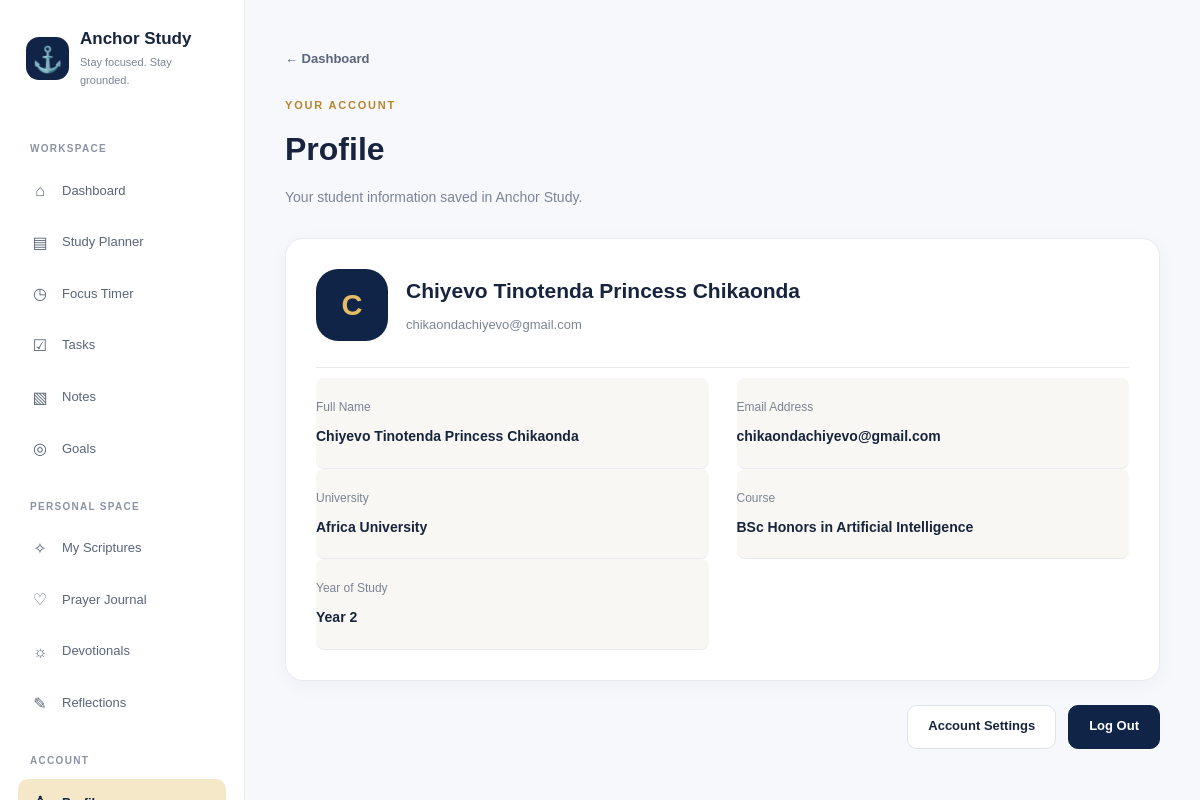
The page /profile (signed in) on the database its author committed.
### models.py (models this page shows)
class User(db.Model):
    id = db.Column(db.Integer, primary_key=True)
    full_name = db.Column(db.String(100), nullable=False)
    email = db.Column(db.String(120), unique=True, nullable=False)
    university = db.Column(db.String(150), nullable=False)
    course = db.Column(db.String(150), nullable=False)
    year_of_study = db.Column(db.Integer, nullable=False)
    password_hash = db.Column(db.String(255), nullable=False)
    created_at = db.Column(db.DateTime, default=datetime.utcnow)
    subjects = db.relationship(
        "Subject",
        backref="user",
        lazy=True,
        cascade="all, delete-orphan"
    )
    study_plans = db.relationship(
        "StudyPlan",
        backref="user",
        lazy=True,
        cascade="all, delete-orphan"
    )
    tasks = db.relationship(
        "Task",
        backref="user",
        lazy=True,
        cascade="all, delete-orphan"
    )
    notes = db.relationship(
        "Note",
        backref="user",
        lazy=True,
        cascade="all, delete-orphan"
    )
    goals = db.relationship(
        "Goal",
        backref="user",
        lazy=True,
        cascade="all, delete-orphan"
    )
    scriptures = db.relationship(
        "Scripture",
        backref="user",
        lazy=True,
        cascade="all, delete-orphan"
    )
    prayer_entries = db.relationship(
        "PrayerEntry",
        backref="user",
        lazy=True,
        cascade="all, delete-orphan"
    )
    reflections = db.relationship(
        "Reflection",
        backref="user",
        lazy=True,
        cascade="all, delete-orphan"
)
    theme = db.Column(
    db.String(30),
    nullable=False,
    default="anchor_classic",
    server_default="anchor_classic"
)
    doodle_style = db.Column(
    db.String(20),
    nullable=False,
    default="off",
    server_default="off"
)

### app.py (the view)
@app.route("/profile")
def profile():
    if "user_id" not in session:
        return redirect(url_for("login"))
    user = db.session.get(User, session["user_id"])
    if not user:
        session.clear()
        return redirect(url_for("login"))
    return render_template("profile.html", user=user)

### templates/profile.html (shortened to what this page needs)
<!DOCTYPE html>
<html lang="en" data-theme="{{ user.theme or 'anchor_classic' }}" data-doodles="{{ user.doodle_style or 'off' }}">
<head>
    <link rel="stylesheet" href="{{ url_for('static', filename='css/style.css') }}">
</head>
<body>
    <aside class="app-sidebar" id="appSidebar">
        <a href="{{ url_for('dashboard') }}" class="sidebar-brand">
            <div class="brand-icon">⚓</div>
            <div>
                <div class="brand-name">Anchor Study</div>
                <div class="brand-tagline">Stay focused. Stay grounded.</div>
            </div>
        </a>
        <nav>
            <div class="sidebar-section">
                <div class="sidebar-label">Workspace</div>
                <a href="{{ url_for('dashboard') }}" class="sidebar-link">
                    <span class="sidebar-icon">⌂</span>
                    <span>Dashboard</span>
                </a>
                <a href="{{ url_for('study') }}" class="sidebar-link">
                    <span class="sidebar-icon">▤</span>
                    <span>Study Planner</span>
                </a>
                <a href="{{ url_for('timer') }}" class="sidebar-link">
                    <span class="sidebar-icon">◷</span>
                    <span>Focus Timer</span>
                </a>
                <a href="{{ url_for('tasks') }}" class="sidebar-link">
                    <span class="sidebar-icon">☑</span>
                    <span>Tasks</span>
                </a>
                <a href="{{ url_for('notes') }}" class="sidebar-link">
                    <span class="sidebar-icon">▧</span>
                    <span>Notes</span>
                </a>
                <a href="{{ url_for('goals') }}" class="sidebar-link">
                    <span class="sidebar-icon">◎</span>
                    <span>Goals</span>
                </a>
            </div>
            <div class="sidebar-section">
                <div class="sidebar-label">Personal Space</div>
                <a href="{{ url_for('scripture') }}" class="sidebar-link">
                    <span class="sidebar-icon">✧</span>
                    <span>My Scriptures</span>
                </a>
                <a href="{{ url_for('prayer_journal') }}" class="sidebar-link">
                    <span class="sidebar-icon">♡</span>
                    <span>Prayer Journal</span>
                </a>
                <a href="{{ url_for('devotionals') }}" class="sidebar-link">
                    <span class="sidebar-icon">☼</span>
                    <span>Devotionals</span>
                </a>
                <a href="{{ url_for('reflections') }}" class="sidebar-link">
                    <span class="sidebar-icon">✎</span>
                    <span>Reflections</span>
                </a>
            </div>
            <div class="sidebar-section">
                <div class="sidebar-label">Account</div>
                <a href="{{ url_for('profile') }}" class="sidebar-link active" aria-current="page">
                    <span class="sidebar-icon">♙</span>
                    <span>Profile</span>
                </a>
            </div>
        </nav>
    </aside>
    <main class="profile-main">
        <div class="profile-container">
            <header class="profile-header">
                <a href="{{ url_for('dashboard') }}" class="back-link">← Dashboard</a>
                <p class="eyebrow">YOUR ACCOUNT</p>
                <h1>Profile</h1>
                <p>Your student information saved in Anchor Study.</p>
            </header>
            <section class="profile-card">
                <div class="profile-heading">
                    <div class="large-avatar">
                        {{ user.full_name[0].upper() if user.full_name else '?' }}
                    </div>
                    <div>
                        <h2>{{ user.full_name }}</h2>
                        <p>{{ user.email }}</p>
                    </div>
                </div>
                <div class="profile-details">
                    <div class="profile-detail">
                        <span>Full Name</span>
                        <strong>{{ user.full_name or 'Not provided' }}</strong>
                    </div>
                    <div class="profile-detail">
                        <span>Email Address</span>
                        <strong>{{ user.email or 'Not provided' }}</strong>
                    </div>
                    <div class="profile-detail">
                        <span>University</span>
                        <strong>{{ user.university or 'Not provided' }}</strong>
                    </div>
                    <div class="profile-detail">
                        <span>Course</span>
                        <strong>{{ user.course or 'Not provided' }}</strong>
                    </div>
                    <div class="profile-detail">
                        <span>Year of Study</span>
                        <strong>
                            {% if user.year_of_study %}
                                Year {{ user.year_of_study }}
                            {% else %}
                                Not provided
                            {% endif %}
                        </strong>
                    </div>
                </div>
            </section>
            <div class="account-actions">
                <a href="{{ url_for('settings') }}" class="secondary-button">
                    Account Settings
                </a>
                <a href="{{ url_for('logout') }}" class="primary-button">
                    Log Out
                </a>
            </div>
        </div>
    </main>
</body>
</html>

### static/css/style.css (style rules this page uses)
:root { --navy: #102a43; --navy-dark: #0b1f33; --navy-light: #1f4668; --gold: #c89b3c; --gold-light: #f1dfad; --cream: #f8f7f3; --white: #ffffff; --text: #243447; --muted: #667085; --border: #e5e7eb; --shadow: 0 10px 30px rgba(16, 42, 67, 0.08); --max-width: 1180px; }
html[data-theme="anchor_classic"] { --navy: #102a43; --navy-dark: #0b1f33; --navy-light: #1f4668; --gold: #c89b3c; --gold-light: #f1dfad; --cream: #f8f7f3; --white: #ffffff; --text: #243447; --muted: #667085; --border: #e5e7eb; --shadow: 0 10px 30px rgba(16, 42, 67, 0.08); }
*, *::before, *::after { margin: 0; padding: 0; box-sizing: border-box; }
html { scroll-behavior: smooth; }
body { font-family: Arial, Helvetica, sans-serif; background-color: var(--cream); color: var(--text); line-height: 1.6; }
a { text-decoration: none; color: inherit; }
.eyebrow { color: var(--gold); font-size: 0.78rem; font-weight: 700; letter-spacing: 1.5px; margin-bottom: 14px; }
.primary-button, .secondary-button { display: inline-block; padding: 13px 22px; border-radius: 6px; font-weight: 600; transition: all 0.2s ease; }
.primary-button { background-color: var(--navy); color: var(--white); }
.secondary-button { border: 1px solid var(--navy); color: var(--navy); background-color: transparent; }
.back-link { display: inline-block; color: var(--navy); font-size: 0.85rem; font-weight: 600; margin-bottom: 30px; }
.profile-heading { display: flex; align-items: center; gap: 18px; padding-bottom: 30px; border-bottom: 1px solid var(--border); margin-bottom: 30px; }
.large-avatar { width: 64px; height: 64px; flex-shrink: 0; border-radius: 50%; background-color: var(--gold-light); color: var(--navy); display: flex; align-items: center; justify-content: center; font-size: 1.4rem; font-weight: 700; }
.profile-heading h2 { color: var(--navy); font-size: 1.3rem; margin-bottom: 5px; }
.profile-heading p { color: var(--muted); font-size: 0.85rem; }
.profile-details { display: grid; grid-template-columns: 1fr 1fr; gap: 18px; }
.profile-detail { padding: 18px; background-color: var(--cream); border-radius: 8px; }
.profile-detail span { display: block; color: var(--muted); font-size: 0.75rem; margin-bottom: 6px; }
.profile-detail strong { color: var(--navy); font-size: 0.9rem; word-break: break-word; }
.account-actions { display: flex; justify-content: space-between; gap: 15px; margin-top: 25px; }
.sidebar-brand { padding: 5px 10px 28px; }
.sidebar-section { margin-top: 18px; }
.sidebar-link { min-height: 40px; display: flex; align-items: center; gap: 12px; padding: 9px 12px; border-radius: 8px; color: rgba(255, 255, 255, 0.75); font-size: 0.88rem; transition: background-color 0.2s ease, color 0.2s ease; }
.sidebar-link span:first-child { width: 20px; min-width: 20px; text-align: center; }
.sidebar-link.active { background-color: rgba(255, 255, 255, 0.13); color: var(--white); font-weight: 600; }

### rows shown on the page
User: full_name "C", full_name "Chiyevo Tinotenda Princess Chikaonda", email "chikaondachiyevo@gmail.com", university "Africa University", course "BSc Honors in Artificial Intelligence", year_of_study "2"
